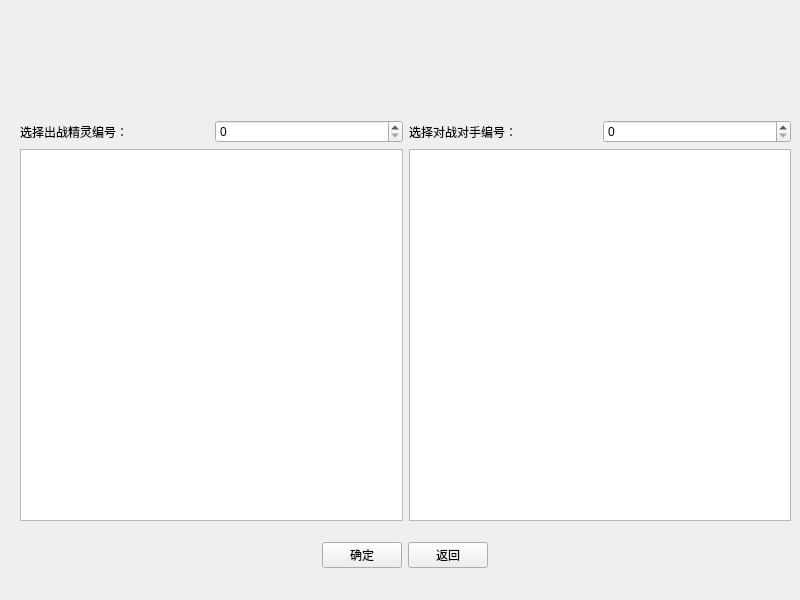
<?xml version="1.0" encoding="UTF-8"?>
<ui version="4.0">
 <class>choicePage</class>
 <widget class="QWidget" name="choicePage">
  <property name="geometry">
   <rect>
    <x>0</x>
    <y>0</y>
    <width>800</width>
    <height>600</height>
   </rect>
  </property>
  <property name="minimumSize">
   <size>
    <width>800</width>
    <height>600</height>
   </size>
  </property>
  <property name="maximumSize">
   <size>
    <width>800</width>
    <height>600</height>
   </size>
  </property>
  <property name="windowTitle">
   <string>Form</string>
  </property>
  <widget class="QLabel" name="label_3">
   <property name="geometry">
    <rect>
     <x>240</x>
     <y>20</y>
     <width>321</width>
     <height>71</height>
    </rect>
   </property>
   <property name="text">
    <string/>
   </property>
   <property name="pixmap">
    <pixmap resource="image.qrc">:/resource/Pokemon2.png</pixmap>
   </property>
   <property name="scaledContents">
    <bool>true</bool>
   </property>
  </widget>
  <widget class="QWidget" name="">
   <property name="geometry">
    <rect>
     <x>260</x>
     <y>540</y>
     <width>289</width>
     <height>30</height>
    </rect>
   </property>
   <layout class="QHBoxLayout" name="horizontalLayout_4">
    <item>
     <spacer name="horizontalSpacer">
      <property name="orientation">
       <enum>Qt::Horizontal</enum>
      </property>
      <property name="sizeHint" stdset="0">
       <size>
        <width>40</width>
        <height>20</height>
       </size>
      </property>
     </spacer>
    </item>
    <item>
     <widget class="QPushButton" name="okButton">
      <property name="text">
       <string>确定</string>
      </property>
     </widget>
    </item>
    <item>
     <widget class="QPushButton" name="backButton">
      <property name="text">
       <string>返回</string>
      </property>
     </widget>
    </item>
    <item>
     <spacer name="horizontalSpacer_2">
      <property name="orientation">
       <enum>Qt::Horizontal</enum>
      </property>
      <property name="sizeHint" stdset="0">
       <size>
        <width>40</width>
        <height>20</height>
       </size>
      </property>
     </spacer>
    </item>
   </layout>
  </widget>
  <widget class="QWidget" name="">
   <property name="geometry">
    <rect>
     <x>20</x>
     <y>120</y>
     <width>771</width>
     <height>401</height>
    </rect>
   </property>
   <layout class="QHBoxLayout" name="horizontalLayout_3">
    <item>
     <layout class="QVBoxLayout" name="verticalLayout">
      <item>
       <layout class="QHBoxLayout" name="horizontalLayout">
        <item>
         <widget class="QLabel" name="label">
          <property name="text">
           <string>选择出战精灵编号：</string>
          </property>
         </widget>
        </item>
        <item>
         <widget class="QSpinBox" name="spinBox"/>
        </item>
       </layout>
      </item>
      <item>
       <widget class="QTableView" name="pokemonTable"/>
      </item>
     </layout>
    </item>
    <item>
     <layout class="QVBoxLayout" name="verticalLayout_2">
      <item>
       <layout class="QHBoxLayout" name="horizontalLayout_2">
        <item>
         <widget class="QLabel" name="label_2">
          <property name="text">
           <string>选择对战对手编号：</string>
          </property>
         </widget>
        </item>
        <item>
         <widget class="QSpinBox" name="spinBox_2"/>
        </item>
       </layout>
      </item>
      <item>
       <widget class="QTableView" name="opponentTable"/>
      </item>
     </layout>
    </item>
   </layout>
  </widget>
 </widget>
 <resources>
  <include location="image.qrc"/>
 </resources>
 <connections/>
</ui>
